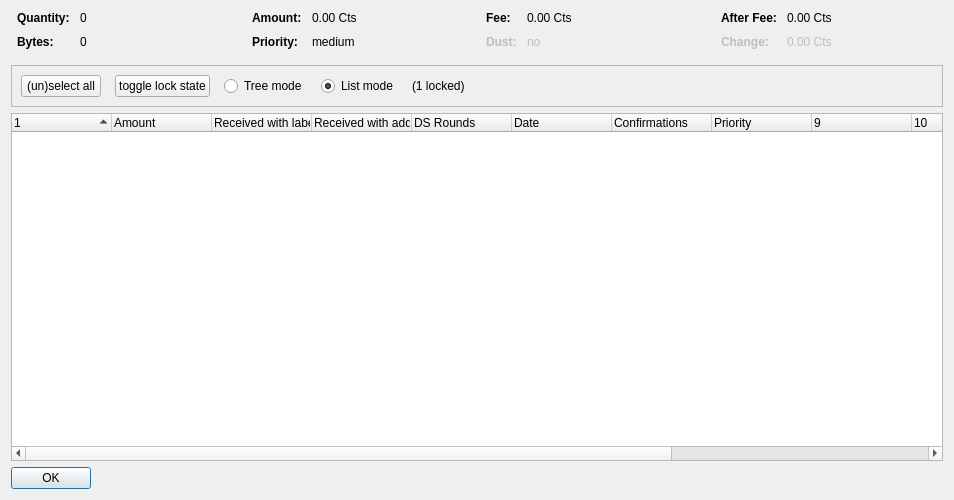
<?xml version="1.0" encoding="UTF-8"?>
<ui version="4.0">
 <class>CoinControlDialog</class>
 <widget class="QDialog" name="CoinControlDialog">
  <property name="geometry">
   <rect>
    <x>0</x>
    <y>0</y>
    <width>954</width>
    <height>500</height>
   </rect>
  </property>
  <property name="windowTitle">
   <string>Coin Selection</string>
  </property>
  <layout class="QVBoxLayout" name="verticalLayout">
   <item>
    <layout class="QHBoxLayout" name="horizontalLayoutTop" stretch="0,0,0,0">
     <property name="topMargin">
      <number>0</number>
     </property>
     <property name="bottomMargin">
      <number>10</number>
     </property>
     <item>
      <layout class="QFormLayout" name="formLayoutCoinControl1">
       <property name="horizontalSpacing">
        <number>10</number>
       </property>
       <property name="verticalSpacing">
        <number>10</number>
       </property>
       <property name="leftMargin">
        <number>6</number>
       </property>
       <property name="rightMargin">
        <number>6</number>
       </property>
       <item row="0" column="0">
        <widget class="QLabel" name="labelCoinControlQuantityText">
         <property name="font">
          <font>
           <weight>75</weight>
           <bold>true</bold>
          </font>
         </property>
         <property name="text">
          <string>Quantity:</string>
         </property>
        </widget>
       </item>
       <item row="0" column="1">
        <widget class="QLabel" name="labelCoinControlQuantity">
         <property name="cursor">
          <cursorShape>IBeamCursor</cursorShape>
         </property>
         <property name="contextMenuPolicy">
          <enum>Qt::ActionsContextMenu</enum>
         </property>
         <property name="text">
          <string notr="true">0</string>
         </property>
         <property name="textInteractionFlags">
          <set>Qt::LinksAccessibleByMouse|Qt::TextSelectableByKeyboard|Qt::TextSelectableByMouse</set>
         </property>
        </widget>
       </item>
       <item row="1" column="0">
        <widget class="QLabel" name="labelCoinControlBytesText">
         <property name="font">
          <font>
           <weight>75</weight>
           <bold>true</bold>
          </font>
         </property>
         <property name="text">
          <string>Bytes:</string>
         </property>
        </widget>
       </item>
       <item row="1" column="1">
        <widget class="QLabel" name="labelCoinControlBytes">
         <property name="cursor">
          <cursorShape>IBeamCursor</cursorShape>
         </property>
         <property name="contextMenuPolicy">
          <enum>Qt::ActionsContextMenu</enum>
         </property>
         <property name="text">
          <string notr="true">0</string>
         </property>
         <property name="textInteractionFlags">
          <set>Qt::LinksAccessibleByMouse|Qt::TextSelectableByKeyboard|Qt::TextSelectableByMouse</set>
         </property>
        </widget>
       </item>
      </layout>
     </item>
     <item>
      <layout class="QFormLayout" name="formLayoutCoinControl2">
       <property name="horizontalSpacing">
        <number>10</number>
       </property>
       <property name="verticalSpacing">
        <number>10</number>
       </property>
       <property name="leftMargin">
        <number>6</number>
       </property>
       <property name="rightMargin">
        <number>6</number>
       </property>
       <item row="0" column="0">
        <widget class="QLabel" name="labelCoinControlAmountText">
         <property name="font">
          <font>
           <weight>75</weight>
           <bold>true</bold>
          </font>
         </property>
         <property name="text">
          <string>Amount:</string>
         </property>
        </widget>
       </item>
       <item row="0" column="1">
        <widget class="QLabel" name="labelCoinControlAmount">
         <property name="cursor">
          <cursorShape>IBeamCursor</cursorShape>
         </property>
         <property name="contextMenuPolicy">
          <enum>Qt::ActionsContextMenu</enum>
         </property>
         <property name="text">
          <string notr="true">0.00 Cts</string>
         </property>
         <property name="textInteractionFlags">
          <set>Qt::LinksAccessibleByMouse|Qt::TextSelectableByKeyboard|Qt::TextSelectableByMouse</set>
         </property>
        </widget>
       </item>
       <item row="1" column="0">
        <widget class="QLabel" name="labelCoinControlPriorityText">
         <property name="font">
          <font>
           <weight>75</weight>
           <bold>true</bold>
          </font>
         </property>
         <property name="text">
          <string>Priority:</string>
         </property>
        </widget>
       </item>
       <item row="1" column="1">
        <widget class="QLabel" name="labelCoinControlPriority">
         <property name="cursor">
          <cursorShape>IBeamCursor</cursorShape>
         </property>
         <property name="contextMenuPolicy">
          <enum>Qt::ActionsContextMenu</enum>
         </property>
         <property name="text">
          <string>medium</string>
         </property>
         <property name="textInteractionFlags">
          <set>Qt::LinksAccessibleByMouse|Qt::TextSelectableByKeyboard|Qt::TextSelectableByMouse</set>
         </property>
        </widget>
       </item>
      </layout>
     </item>
     <item>
      <layout class="QFormLayout" name="formLayoutCoinControl3">
       <property name="horizontalSpacing">
        <number>10</number>
       </property>
       <property name="verticalSpacing">
        <number>10</number>
       </property>
       <property name="leftMargin">
        <number>6</number>
       </property>
       <property name="rightMargin">
        <number>6</number>
       </property>
       <item row="0" column="0">
        <widget class="QLabel" name="labelCoinControlFeeText">
         <property name="font">
          <font>
           <weight>75</weight>
           <bold>true</bold>
          </font>
         </property>
         <property name="text">
          <string>Fee:</string>
         </property>
        </widget>
       </item>
       <item row="0" column="1">
        <widget class="QLabel" name="labelCoinControlFee">
         <property name="cursor">
          <cursorShape>IBeamCursor</cursorShape>
         </property>
         <property name="contextMenuPolicy">
          <enum>Qt::ActionsContextMenu</enum>
         </property>
         <property name="text">
          <string notr="true">0.00 Cts</string>
         </property>
         <property name="textInteractionFlags">
          <set>Qt::LinksAccessibleByMouse|Qt::TextSelectableByKeyboard|Qt::TextSelectableByMouse</set>
         </property>
        </widget>
       </item>
       <item row="1" column="0">
        <widget class="QLabel" name="labelCoinControlLowOutputText">
         <property name="enabled">
          <bool>false</bool>
         </property>
         <property name="font">
          <font>
           <weight>75</weight>
           <bold>true</bold>
          </font>
         </property>
         <property name="text">
          <string>Dust:</string>
         </property>
        </widget>
       </item>
       <item row="1" column="1">
        <widget class="QLabel" name="labelCoinControlLowOutput">
         <property name="enabled">
          <bool>false</bool>
         </property>
         <property name="cursor">
          <cursorShape>IBeamCursor</cursorShape>
         </property>
         <property name="contextMenuPolicy">
          <enum>Qt::ActionsContextMenu</enum>
         </property>
         <property name="text">
          <string>no</string>
         </property>
         <property name="textInteractionFlags">
          <set>Qt::LinksAccessibleByMouse|Qt::TextSelectableByKeyboard|Qt::TextSelectableByMouse</set>
         </property>
        </widget>
       </item>
      </layout>
     </item>
     <item>
      <layout class="QFormLayout" name="formLayoutCoinControl4">
       <property name="horizontalSpacing">
        <number>10</number>
       </property>
       <property name="verticalSpacing">
        <number>10</number>
       </property>
       <property name="leftMargin">
        <number>6</number>
       </property>
       <property name="rightMargin">
        <number>6</number>
       </property>
       <item row="0" column="0">
        <widget class="QLabel" name="labelCoinControlAfterFeeText">
         <property name="font">
          <font>
           <weight>75</weight>
           <bold>true</bold>
          </font>
         </property>
         <property name="text">
          <string>After Fee:</string>
         </property>
        </widget>
       </item>
       <item row="0" column="1">
        <widget class="QLabel" name="labelCoinControlAfterFee">
         <property name="cursor">
          <cursorShape>IBeamCursor</cursorShape>
         </property>
         <property name="contextMenuPolicy">
          <enum>Qt::ActionsContextMenu</enum>
         </property>
         <property name="text">
          <string notr="true">0.00 Cts</string>
         </property>
         <property name="textInteractionFlags">
          <set>Qt::LinksAccessibleByMouse|Qt::TextSelectableByKeyboard|Qt::TextSelectableByMouse</set>
         </property>
        </widget>
       </item>
       <item row="1" column="0">
        <widget class="QLabel" name="labelCoinControlChangeText">
         <property name="enabled">
          <bool>false</bool>
         </property>
         <property name="font">
          <font>
           <weight>75</weight>
           <bold>true</bold>
          </font>
         </property>
         <property name="text">
          <string>Change:</string>
         </property>
        </widget>
       </item>
       <item row="1" column="1">
        <widget class="QLabel" name="labelCoinControlChange">
         <property name="enabled">
          <bool>false</bool>
         </property>
         <property name="cursor">
          <cursorShape>IBeamCursor</cursorShape>
         </property>
         <property name="contextMenuPolicy">
          <enum>Qt::ActionsContextMenu</enum>
         </property>
         <property name="text">
          <string notr="true">0.00 Cts</string>
         </property>
         <property name="textInteractionFlags">
          <set>Qt::LinksAccessibleByMouse|Qt::TextSelectableByKeyboard|Qt::TextSelectableByMouse</set>
         </property>
        </widget>
       </item>
      </layout>
     </item>
    </layout>
   </item>
   <item>
    <widget class="QFrame" name="frame">
     <property name="minimumSize">
      <size>
       <width>0</width>
       <height>40</height>
      </size>
     </property>
     <property name="frameShape">
      <enum>QFrame::StyledPanel</enum>
     </property>
     <property name="frameShadow">
      <enum>QFrame::Sunken</enum>
     </property>
     <layout class="QHBoxLayout" name="horizontalLayout">
      <item>
       <layout class="QHBoxLayout" name="horizontalLayoutPanel" stretch="0,0,0,0,0,0">
        <property name="spacing">
         <number>14</number>
        </property>
        <item>
         <widget class="QPushButton" name="pushButtonSelectAll">
          <property name="sizePolicy">
           <sizepolicy hsizetype="Maximum" vsizetype="Fixed">
            <horstretch>0</horstretch>
            <verstretch>0</verstretch>
           </sizepolicy>
          </property>
          <property name="text">
           <string>(un)select all</string>
          </property>
          <property name="autoDefault">
           <bool>false</bool>
          </property>
         </widget>
        </item>
        <item>
         <widget class="QPushButton" name="pushButtonToggleLock">
          <property name="sizePolicy">
           <sizepolicy hsizetype="Maximum" vsizetype="Fixed">
            <horstretch>0</horstretch>
            <verstretch>0</verstretch>
           </sizepolicy>
          </property>
          <property name="text">
           <string>toggle lock state</string>
          </property>
          <property name="autoDefault">
           <bool>false</bool>
          </property>
         </widget>
        </item>
        <item>
         <widget class="QRadioButton" name="radioTreeMode">
          <property name="sizePolicy">
           <sizepolicy hsizetype="Maximum" vsizetype="Fixed">
            <horstretch>0</horstretch>
            <verstretch>0</verstretch>
           </sizepolicy>
          </property>
          <property name="text">
           <string>Tree mode</string>
          </property>
         </widget>
        </item>
        <item>
         <widget class="QRadioButton" name="radioListMode">
          <property name="sizePolicy">
           <sizepolicy hsizetype="Maximum" vsizetype="Fixed">
            <horstretch>0</horstretch>
            <verstretch>0</verstretch>
           </sizepolicy>
          </property>
          <property name="text">
           <string>List mode</string>
          </property>
          <property name="checked">
           <bool>true</bool>
          </property>
         </widget>
        </item>
        <item>
         <widget class="QLabel" name="labelLocked">
          <property name="text">
           <string>(1 locked)</string>
          </property>
         </widget>
        </item>
        <item>
         <spacer name="horizontalSpacer">
          <property name="orientation">
           <enum>Qt::Horizontal</enum>
          </property>
          <property name="sizeHint" stdset="0">
           <size>
            <width>40</width>
            <height>20</height>
           </size>
          </property>
         </spacer>
        </item>
       </layout>
      </item>
     </layout>
    </widget>
   </item>
   <item>
    <widget class="CoinControlTreeWidget" name="treeWidget">
     <property name="contextMenuPolicy">
      <enum>Qt::CustomContextMenu</enum>
     </property>
     <property name="sortingEnabled">
      <bool>false</bool>
     </property>
     <property name="columnCount">
      <number>13</number>
     </property>
     <attribute name="headerShowSortIndicator" stdset="0">
      <bool>true</bool>
     </attribute>
     <attribute name="headerStretchLastSection">
      <bool>false</bool>
     </attribute>
     <column>
      <property name="text">
       <string/>
      </property>
     </column>
     <column>
      <property name="text">
       <string>Amount</string>
      </property>
     </column>
     <column>
      <property name="text">
       <string>Received with label</string>
      </property>
     </column>
     <column>
      <property name="text">
       <string>Received with address</string>
      </property>
     </column>
     <column>
      <property name="text">
       <string>DS Rounds</string>
      </property>
     </column>
     <column>
      <property name="text">
       <string>Date</string>
      </property>
     </column>
     <column>
      <property name="text">
       <string>Confirmations</string>
      </property>
      <property name="toolTip">
       <string>Confirmed</string>
      </property>
     </column>
     <column>
      <property name="text">
       <string>Priority</string>
      </property>
     </column>
     <column>
      <property name="text">
       <string/>
      </property>
     </column>
     <column>
      <property name="text">
       <string/>
      </property>
     </column>
     <column>
      <property name="text">
       <string/>
      </property>
     </column>
     <column>
      <property name="text">
       <string/>
      </property>
     </column>
     <column>
      <property name="text">
       <string/>
      </property>
     </column>
    </widget>
   </item>
   <item>
    <widget class="QDialogButtonBox" name="buttonBox">
     <property name="sizePolicy">
      <sizepolicy hsizetype="Maximum" vsizetype="Fixed">
       <horstretch>0</horstretch>
       <verstretch>0</verstretch>
      </sizepolicy>
     </property>
     <property name="orientation">
      <enum>Qt::Horizontal</enum>
     </property>
     <property name="standardButtons">
      <set>QDialogButtonBox::Ok</set>
     </property>
    </widget>
   </item>
  </layout>
 </widget>
 <customwidgets>
  <customwidget>
   <class>CoinControlTreeWidget</class>
   <extends>QTreeWidget</extends>
   <header>coincontroltreewidget.h</header>
  </customwidget>
 </customwidgets>
 <resources/>
 <connections/>
</ui>
